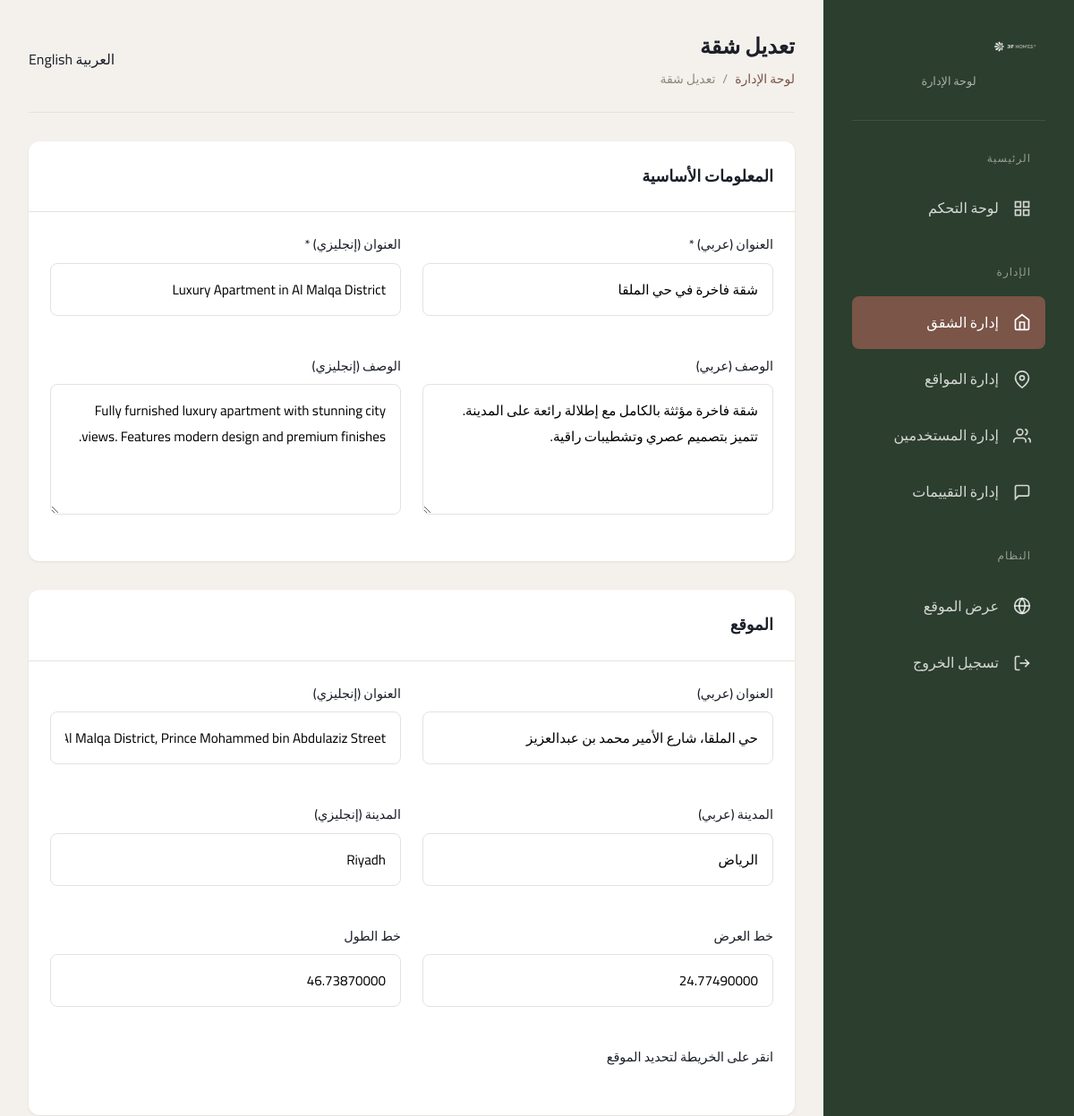
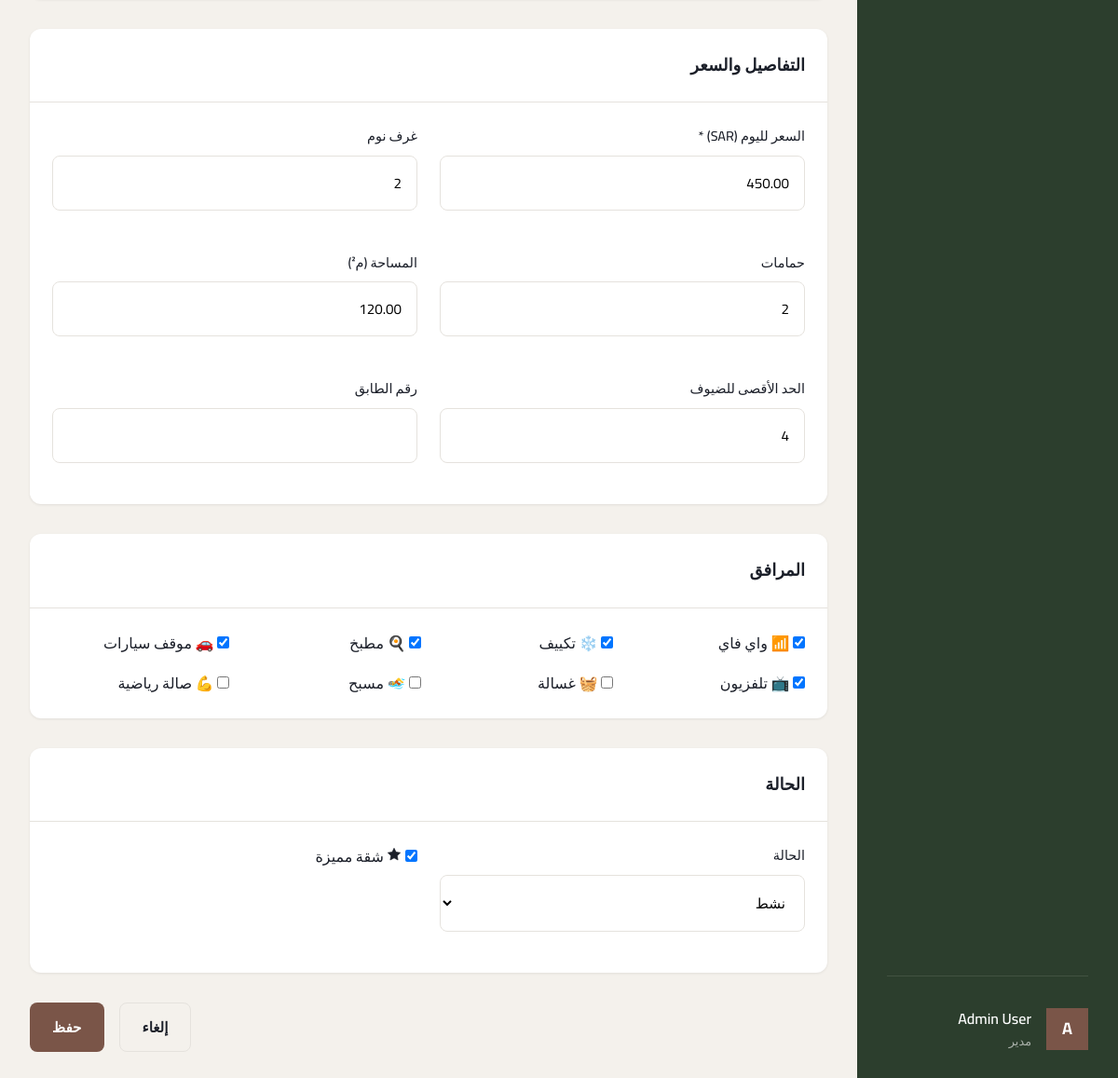
Screenshot of /pages/admin/apartment-form.php?id=1 (signed in) with the database file from the repository (2 pictures, top to bottom).
### tables this page shows
CREATE TABLE IF NOT EXISTS apartments (
    id INT AUTO_INCREMENT PRIMARY KEY,
    title_ar VARCHAR(255) NOT NULL,
    title_en VARCHAR(255) NOT NULL,
    description_ar TEXT,
    description_en TEXT,
    address_ar VARCHAR(500),
    address_en VARCHAR(500),
    city_ar VARCHAR(100),
    city_en VARCHAR(100),
    price_per_day DECIMAL(10,2) NOT NULL,
    bedrooms INT DEFAULT 1,
    bathrooms INT DEFAULT 1,
    area_sqm DECIMAL(10,2),
    max_guests INT DEFAULT 2,
    floor_number INT,
    has_wifi TINYINT(1) DEFAULT 0,
    has_ac TINYINT(1) DEFAULT 1,
    has_kitchen TINYINT(1) DEFAULT 0,
    has_parking TINYINT(1) DEFAULT 0,
    has_tv TINYINT(1) DEFAULT 0,
    has_washer TINYINT(1) DEFAULT 0,
    has_pool TINYINT(1) DEFAULT 0,
    has_gym TINYINT(1) DEFAULT 0,
    latitude DECIMAL(10,8),
    longitude DECIMAL(11,8),
    status ENUM('active', 'inactive', 'maintenance') DEFAULT 'active',
    featured TINYINT(1) DEFAULT 0,
    view_count INT DEFAULT 0,
    created_at TIMESTAMP DEFAULT CURRENT_TIMESTAMP,
    updated_at TIMESTAMP DEFAULT CURRENT_TIMESTAMP ON UPDATE CURRENT_TIMESTAMP,
    INDEX idx_status (status),
    INDEX idx_city (city_en),
    INDEX idx_price (price_per_day),
    INDEX idx_featured (featured)
);

### includes/config.php (called while the page is built, shortened)
<?php
function sanitizeOutput($data) {
    return htmlspecialchars($data, ENT_QUOTES, 'UTF-8');
}
function getCurrentLanguage() {
    return $_SESSION['lang'] ?? 'ar';
}
function __($key) {
    global $translations;
    $lang = getCurrentLanguage();
    return $translations[$lang][$key] ?? $key;
}

### pages/admin/apartment-form.php (the view, shortened to what this page needs)
<?php
require_once __DIR__ . '/../../includes/config.php';
$id = (int)($_GET['id'] ?? 0);
$isEdit = $id > 0;
$apartment = null;
if ($isEdit) {
    try {
        $db = getDB();
        $stmt = $db->prepare("SELECT * FROM apartments WHERE id = ?");
        $stmt->execute([$id]);
        $apartment = $stmt->fetch();
    } catch (PDOException $e) {
        header('Location: ' . BASE_URL . '/pages/admin/apartments.php');
        exit;
    }
}
require_once __DIR__ . '/../../includes/admin_header.php';
?>
<form action="" method="POST" class="admin-form" enctype="multipart/form-data">
    <div class="admin-card" style="margin-bottom: var(--space-xl);">
        <div class="admin-card-header">
            <h3><?php echo $lang === 'ar' ? 'المعلومات الأساسية' : 'Basic Information'; ?></h3>
        </div>
        <div class="admin-card-body">
            <div class="admin-form-grid">
                <div class="form-group">
                    <label class="form-label"><?php echo $lang === 'ar' ? 'العنوان (عربي)' : 'Title (Arabic)'; ?> *</label>
                    <input type="text" name="title_ar" class="form-input" value="<?php echo sanitizeOutput($apartment['title_ar'] ?? ''); ?>" required>
                </div>
                <div class="form-group">
                    <label class="form-label"><?php echo $lang === 'ar' ? 'العنوان (إنجليزي)' : 'Title (English)'; ?> *</label>
                    <input type="text" name="title_en" class="form-input" value="<?php echo sanitizeOutput($apartment['title_en'] ?? ''); ?>" required>
                </div>
                <div class="form-group admin-form-full">
                    <label class="form-label"><?php echo $lang === 'ar' ? 'الوصف (عربي)' : 'Description (Arabic)'; ?></label>
                    <textarea name="description_ar" class="form-textarea" rows="4"><?php echo sanitizeOutput($apartment['description_ar'] ?? ''); ?></textarea>
                </div>
                <div class="form-group admin-form-full">
                    <label class="form-label"><?php echo $lang === 'ar' ? 'الوصف (إنجليزي)' : 'Description (English)'; ?></label>
                    <textarea name="description_en" class="form-textarea" rows="4"><?php echo sanitizeOutput($apartment['description_en'] ?? ''); ?></textarea>
                </div>
            </div>
        </div>
    </div>
    <div class="admin-card" style="margin-bottom: var(--space-xl);">
        <div class="admin-card-header">
            <h3><?php echo $lang === 'ar' ? 'الموقع' : 'Location'; ?></h3>
        </div>
        <div class="admin-card-body">
            <div class="admin-form-grid">
                <div class="form-group">
                    <label class="form-label"><?php echo $lang === 'ar' ? 'العنوان (عربي)' : 'Address (Arabic)'; ?></label>
                    <input type="text" name="address_ar" class="form-input" value="<?php echo sanitizeOutput($apartment['address_ar'] ?? ''); ?>">
                </div>
                <div class="form-group">
                    <label class="form-label"><?php echo $lang === 'ar' ? 'العنوان (إنجليزي)' : 'Address (English)'; ?></label>
                    <input type="text" name="address_en" class="form-input" value="<?php echo sanitizeOutput($apartment['address_en'] ?? ''); ?>">
                </div>
                <div class="form-group">
                    <label class="form-label"><?php echo $lang === 'ar' ? 'المدينة (عربي)' : 'City (Arabic)'; ?></label>
                    <input type="text" name="city_ar" class="form-input" value="<?php echo sanitizeOutput($apartment['city_ar'] ?? ''); ?>">
                </div>
                <div class="form-group">
                    <label class="form-label"><?php echo $lang === 'ar' ? 'المدينة (إنجليزي)' : 'City (English)'; ?></label>
                    <input type="text" name="city_en" class="form-input" value="<?php echo sanitizeOutput($apartment['city_en'] ?? ''); ?>">
                </div>
                <div class="form-group">
                    <label class="form-label"><?php echo $lang === 'ar' ? 'خط العرض' : 'Latitude'; ?></label>
                    <input type="number" name="latitude" id="latitude" class="form-input" step="any" value="<?php echo $apartment['latitude'] ?? ''; ?>">
                </div>
                <div class="form-group">
                    <label class="form-label"><?php echo $lang === 'ar' ? 'خط الطول' : 'Longitude'; ?></label>
                    <input type="number" name="longitude" id="longitude" class="form-input" step="any" value="<?php echo $apartment['longitude'] ?? ''; ?>">
                </div>
                <div class="form-group admin-form-full">
                    <label class="form-label"><?php echo $lang === 'ar' ? 'انقر على الخريطة لتحديد الموقع' : 'Click on map to set location'; ?></label>
                </div>
            </div>
        </div>
    </div>
    <div class="admin-card" style="margin-bottom: var(--space-xl);">
        <div class="admin-card-header">
            <h3><?php echo $lang === 'ar' ? 'التفاصيل والسعر' : 'Details & Pricing'; ?></h3>
        </div>
        <div class="admin-card-body">
            <div class="admin-form-grid">
                <div class="form-group">
                    <label class="form-label"><?php echo $lang === 'ar' ? 'السعر لليوم' : 'Price per Day'; ?> (SAR) *</label>
                    <input type="number" name="price_per_day" class="form-input" value="<?php echo $apartment['price_per_day'] ?? ''; ?>" required min="0" step="0.01">
                </div>
                <div class="form-group">
                    <label class="form-label"><?php echo __('bedrooms'); ?></label>
                    <input type="number" name="bedrooms" class="form-input" value="<?php echo $apartment['bedrooms'] ?? 1; ?>" min="1">
                </div>
                <div class="form-group">
                    <label class="form-label"><?php echo __('bathrooms'); ?></label>
                    <input type="number" name="bathrooms" class="form-input" value="<?php echo $apartment['bathrooms'] ?? 1; ?>" min="1">
                </div>
                <div class="form-group">
                    <label class="form-label"><?php echo __('area'); ?> (<?php echo __('sqm'); ?>)</label>
                    <input type="number" name="area_sqm" class="form-input" value="<?php echo $apartment['area_sqm'] ?? ''; ?>" min="0">
                </div>
                <div class="form-group">
                    <label class="form-label"><?php echo __('max_guests'); ?></label>
                    <input type="number" name="max_guests" class="form-input" value="<?php echo $apartment['max_guests'] ?? 2; ?>" min="1">
                </div>
                <div class="form-group">
                    <label class="form-label"><?php echo $lang === 'ar' ? 'رقم الطابق' : 'Floor Number'; ?></label>
                    <input type="number" name="floor_number" class="form-input" value="<?php echo $apartment['floor_number'] ?? ''; ?>">
                </div>
            </div>
        </div>
    </div>
    <div class="admin-card" style="margin-bottom: var(--space-xl);">
        <div class="admin-card-header">
            <h3><?php echo __('amenities'); ?></h3>
        </div>
        <div class="admin-card-body">
            <div style="display: grid; grid-template-columns: repeat(4, 1fr); gap: var(--space-md);">
                <label class="form-check">
                    <input type="checkbox" name="has_wifi" <?php echo ($apartment['has_wifi'] ?? 0) ? 'checked' : ''; ?>>
                    <span>📶 <?php echo __('wifi'); ?></span>
                </label>
                <label class="form-check">
                    <input type="checkbox" name="has_ac" <?php echo ($apartment['has_ac'] ?? 1) ? 'checked' : ''; ?>>
                    <span>❄️ <?php echo __('air_conditioning'); ?></span>
                </label>
                <label class="form-check">
                    <input type="checkbox" name="has_kitchen" <?php echo ($apartment['has_kitchen'] ?? 0) ? 'checked' : ''; ?>>
                    <span>🍳 <?php echo __('kitchen'); ?></span>
                </label>
                <label class="form-check">
                    <input type="checkbox" name="has_parking" <?php echo ($apartment['has_parking'] ?? 0) ? 'checked' : ''; ?>>
                    <span>🚗 <?php echo __('parking'); ?></span>
                </label>
                <label class="form-check">
                    <input type="checkbox" name="has_tv" <?php echo ($apartment['has_tv'] ?? 0) ? 'checked' : ''; ?>>
                    <span>📺 <?php echo __('tv'); ?></span>
                </label>
                <label class="form-check">
                    <input type="checkbox" name="has_washer" <?php echo ($apartment['has_washer'] ?? 0) ? 'checked' : ''; ?>>
                    <span>🧺 <?php echo __('washer'); ?></span>
                </label>
                <label class="form-check">
                    <input type="checkbox" name="has_pool" <?php echo ($apartment['has_pool'] ?? 0) ? 'checked' : ''; ?>>
                    <span>🏊 <?php echo __('pool'); ?></span>
                </label>
                <label class="form-check">
                    <input type="checkbox" name="has_gym" <?php echo ($apartment['has_gym'] ?? 0) ? 'checked' : ''; ?>>
                    <span>💪 <?php echo __('gym'); ?></span>
                </label>
            </div>
        </div>
    </div>
    <div class="admin-card" style="margin-bottom: var(--space-xl);">
        <div class="admin-card-header">
            <h3><?php echo __('status'); ?></h3>
        </div>
        <div class="admin-card-body">
            <div class="admin-form-grid">
                <div class="form-group">
                    <label class="form-label"><?php echo __('status'); ?></label>
                    <select name="status" class="form-select">
                        <option value="active" <?php echo ($apartment['status'] ?? '') === 'active' ? 'selected' : ''; ?>><?php echo __('active'); ?></option>
                    </select>
                </div>
                <div class="form-group">
                    <label class="form-check" style="margin-top: 30px;">
                        <input type="checkbox" name="featured" <?php echo ($apartment['featured'] ?? 0) ? 'checked' : ''; ?>>
                        <span><svg width="16" height="16" viewBox="0 0 24 24" fill="currentColor" stroke="currentColor" stroke-width="1"><polygon points="12,2 15.09,8.26 22,9.27 17,14.14 18.18,21.02 12,17.77 5.82,21.02 7,14.14 2,9.27 8.91,8.26"/></svg> <?php echo $lang === 'ar' ? 'شقة مميزة' : 'Featured Apartment'; ?></span>
                    </label>
                </div>
            </div>
        </div>
    </div>
    <div style="display: flex; gap: var(--space-md); justify-content: flex-end;">
        <a href="<?php echo BASE_URL; ?>/pages/admin/apartments.php" class="btn btn-outline"><?php echo __('cancel'); ?></a>
        <button type="submit" class="btn btn-primary"><?php echo __('save'); ?></button>
    </div>
</form>
<?php require_once __DIR__ . '/../../includes/admin_footer.php'; ?>

### css/style.css (style rules this page uses)
:root { --desert-brown: #7A5548; --desert-brown-light: #8B6558; --desert-brown-dark: #5C4035; --leaf-green: #2C3E2D; --hills-green: #008B73; --light-brown: #8B8B7A; --pearl-white: #F4F1EC; --white: #FFFFFF; --midnight-black: #1B1F29; --text-primary: #1B1F29; --text-secondary: #5C5C5C; --text-muted: #8B8B7A; --border-color: #E5E2DD; --background: #F4F1EC; --success: #008B73; --warning: #D4A574; --error: #C75050; --space-xs: 0.25rem; --space-sm: 0.5rem; --space-md: 1rem; --space-lg: 1.5rem; --space-xl: 2rem; --space-2xl: 3rem; --radius-sm: 4px; --radius-md: 8px; --radius-lg: 12px; --shadow-sm: 0 1px 3px rgba(0,0,0,0.08); --shadow-md: 0 4px 12px rgba(0,0,0,0.1); --shadow-lg: 0 8px 24px rgba(0,0,0,0.12); --container-max: 1200px; }
*, *::before, *::after { box-sizing: border-box; margin: 0; padding: 0; }
html { scroll-behavior: smooth; }
body { font-family: 'Cairo', sans-serif; font-size: 1rem; line-height: 1.7; color: var(--text-primary); background: var(--pearl-white); min-height: 100vh; display: flex; flex-direction: column; }
a { color: inherit; text-decoration: none; }
.btn { display: inline-flex; align-items: center; justify-content: center; gap: 0.5rem; padding: 0.75rem 1.5rem; border: none; border-radius: var(--radius-md); font-family: inherit; font-size: 0.95rem; font-weight: 600; cursor: pointer; transition: all 0.2s; }
.btn-primary { background: var(--desert-brown); color: white; }
.btn-outline { background: transparent; border: 1px solid var(--border-color); color: var(--text-primary); }
.form-group { margin-bottom: 1.25rem; }
.form-label { display: block; font-size: 0.9rem; font-weight: 500; margin-bottom: 0.5rem; color: var(--text-primary); }
.form-input, .form-select, .form-textarea { width: 100%; padding: 0.875rem 1rem; border: 1px solid var(--border-color); border-radius: var(--radius-md); font-family: inherit; font-size: 0.95rem; background: var(--white); transition: border-color 0.2s; }
.form-textarea { min-height: 120px; resize: vertical; }
.admin-card { background: var(--white); border-radius: var(--radius-lg); box-shadow: var(--shadow-sm); }
.admin-card-header { display: flex; justify-content: space-between; align-items: center; padding: 1.25rem 1.5rem; border-bottom: 1px solid var(--border-color); }
.admin-card-header h3 { font-size: 1rem; font-weight: 600; }
.admin-card-body { padding: 1.5rem; }

### css/admin.css (style rules this page uses)
.admin-card { background: var(--white); border-radius: var(--radius-lg); box-shadow: var(--shadow-sm); overflow: hidden; }
.admin-card-header { display: flex; justify-content: space-between; align-items: center; padding: var(--space-lg); border-bottom: 1px solid var(--border-color); }
.admin-card-header h3 { font-size: 1.125rem; margin: 0; }
.admin-card-body { padding: var(--space-lg); }
.admin-form-grid { display: grid; grid-template-columns: repeat(2, 1fr); gap: var(--space-lg); }

### rows the page displays
apartments: title_ar "شقة فاخرة في حي الملقا", title_en "Luxury Apartment in Al Malqa District", description_ar "شقة فاخرة مؤثثة بالكامل مع إطلالة رائعة على المدينة. تتميز بتصميم عصري وتشطيبات راقية.", description_en "Fully furnished luxury apartment with stunning city views. Features modern design and premium finishes.", address_ar "حي الملقا، شارع الأمير محمد بن عبدالعزيز", address_en "Al Malqa District, Prince Mohammed bin Abdulaziz Street", city_ar "الرياض", city_en "Riyadh", latitude "24.77490000", longitude "46.73870000", price_per_day "450.00", bedrooms "2", bathrooms "2", area_sqm "120.00", max_guests "4", has_wifi "☑", has_ac "☑", has_kitchen "☑", has_parking "☑", has_tv "☑", status "نشط", featured "☑"

### other values shown
__('admin_panel') "لوحة الإدارة"
__('dashboard') "لوحة التحكم"
__('manage_apartments') "إدارة الشقق"
__('manage_locations') "إدارة المواقع"
__('manage_users') "إدارة المستخدمين"
__('manage_feedback') "إدارة التقييمات"
__('logout') "تسجيل الخروج"
substr($_SESSION['user_name'] ?? 'A', 0, 1) "A"
sanitizeOutput($_SESSION['user_name'] ?? 'Admin') "Admin User"
__($pageTitle) "تعديل شقة"
__('bedrooms') "غرف نوم"
__('bathrooms') "حمامات"
__('area') "المساحة"
__('sqm') "م²"
__('max_guests') "الحد الأقصى للضيوف"
